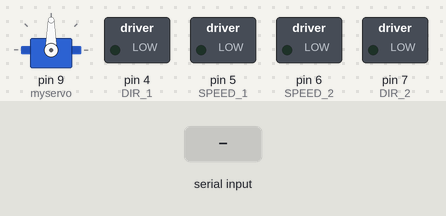
This sketch was run on a simulated Arduino Uno, built with avr-gcc and run on an emulated ATmega328P. Parts: servo, switched loads named in the sketch (green lamp = pin HIGH). The test bench sets the inputs (shaded band).

Above: at 1.2 s.
1.3 s: "5\n" received over Serial
At 1.8 s:
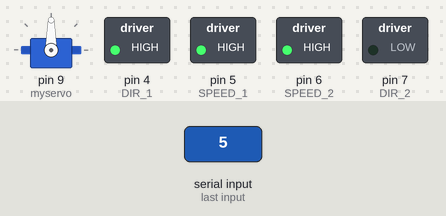
2.8 s: "6\n" received over Serial
At 4.0 s:
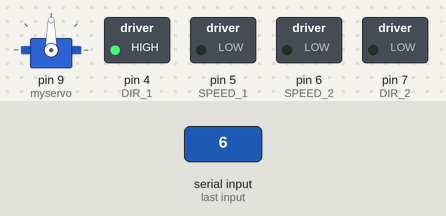
4.3 s: "7\n" received over Serial
At 5.3 s:
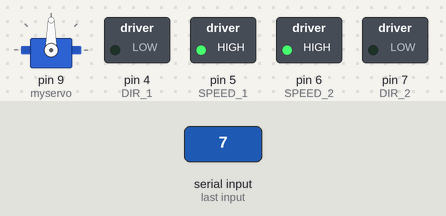
5.8 s: "8\n" received over Serial
At 6.5 s:
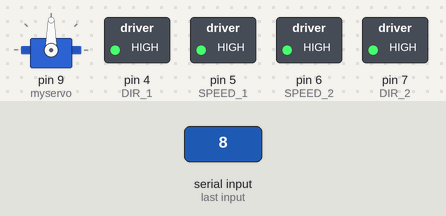
7.3 s: "9\n" received over Serial
At 7.6 s:
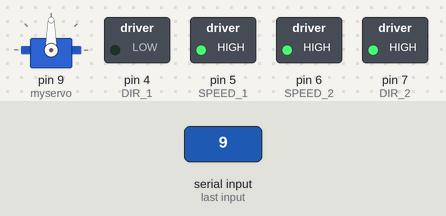
8.8 s: "6\n" received over Serial
At 9.9 s:
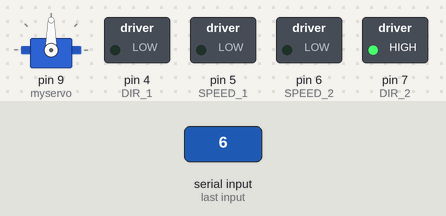
Timing chart, 0 to 11.3 s (numbered marks = the images above; inputs shaded):
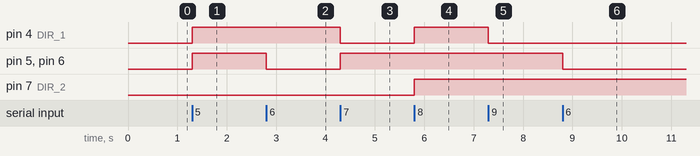

The sketch:

atnegaWiFi_MotorShield.ino
```cpp
#include <Servo.h>

// #define R_LED 4
// #define G_LED 5
// #define B_LED 6

#define SPEED_1      5
#define DIR_1        4
#define SPEED_2      6
#define DIR_2        7

#define SERVO 9

Servo myservo;

void setup() {
  Serial.begin(115200);

  pinMode(SPEED_1, OUTPUT);
  pinMode(DIR_1, OUTPUT);
  pinMode(SPEED_2, OUTPUT);
  pinMode(DIR_2, OUTPUT);

  myservo.attach(9);
  myservo.write(90);
}

void loop() {
  if(Serial.available()>0) {
    int val = Serial.parseInt();

    if (val == 5) { // Forward
      digitalWrite(DIR_1, HIGH); // set direction
      analogWrite(SPEED_1, 255); // set speed

      digitalWrite(DIR_2, LOW); // set direction
      analogWrite(SPEED_2, 255); // set speed

      // analogWrite(RGB, 255);
      // analogWrite(G_LED, 255);
      // analogWrite(B_LED, 255);
      // Serial.println(val);
    }
    else if (val == 6) { // Stop
      analogWrite(SPEED_1, 0); // set speed
      analogWrite(SPEED_2, 0); // set speed

      // analogWrite(R_LED, 0);
      // analogWrite(G_LED, 120);
      // analogWrite(B_LED, 120);
      // Serial.println(val);
    }
    else if (val == 7) { // Left
      digitalWrite(DIR_1, LOW); // set direction
      analogWrite(SPEED_1, 255); // set speed

      digitalWrite(DIR_2, LOW); // set direction
      analogWrite(SPEED_2, 255); // set speed
      // analogWrite(R_LED, 0);
      // analogWrite(G_LED, 255);
      // analogWrite(B_LED, 0);
      // Serial.println(val);
    }
    else if (val == 8) { // Right
      digitalWrite(DIR_1, HIGH); // set direction
      analogWrite(SPEED_1, 255); // set speed

      digitalWrite(DIR_2, HIGH); // set direction
      analogWrite(SPEED_2, 255); // set speed
      // analogWrite(R_LED, 0);
      // analogWrite(G_LED, 0);
      // analogWrite(B_LED, 255);
      // Serial.println(val);
    }
    else if (val == 9) { // Backward
      digitalWrite(DIR_1, LOW); // set direction
      analogWrite(SPEED_1, 255); // set speed

      digitalWrite(DIR_2, HIGH); // set direction
      analogWrite(SPEED_2, 255); // set speed
      // analogWrite(R_LED, 255);
      // analogWrite(G_LED, 120);
      // analogWrite(B_LED, 0);
      // Serial.println(val);
    }
    else if (val == 4) { // Servo
      myservo.write(180);
    }
    else if (val == 3) { // Servo
      myservo.write(0);
    }

  }
}
```

Measured:
- after the input at 1.3 s, pin 4 (DIR_1), pin 5 (SPEED_1), pin 6 (SPEED_2): LOW → HIGH at once
- after the input at 2.8 s, pin 5 (SPEED_1), pin 6 (SPEED_2): HIGH → LOW at once
- after the input at 4.3 s, pin 4 (DIR_1): HIGH → LOW at once; pin 5 (SPEED_1), pin 6 (SPEED_2): LOW → HIGH at once
- after the input at 5.8 s, pin 4 (DIR_1), pin 7 (DIR_2): LOW → HIGH at once
- after the input at 7.3 s, pin 4 (DIR_1): HIGH → LOW at once
- after the input at 8.8 s, pin 5 (SPEED_1), pin 6 (SPEED_2): HIGH → LOW at once
